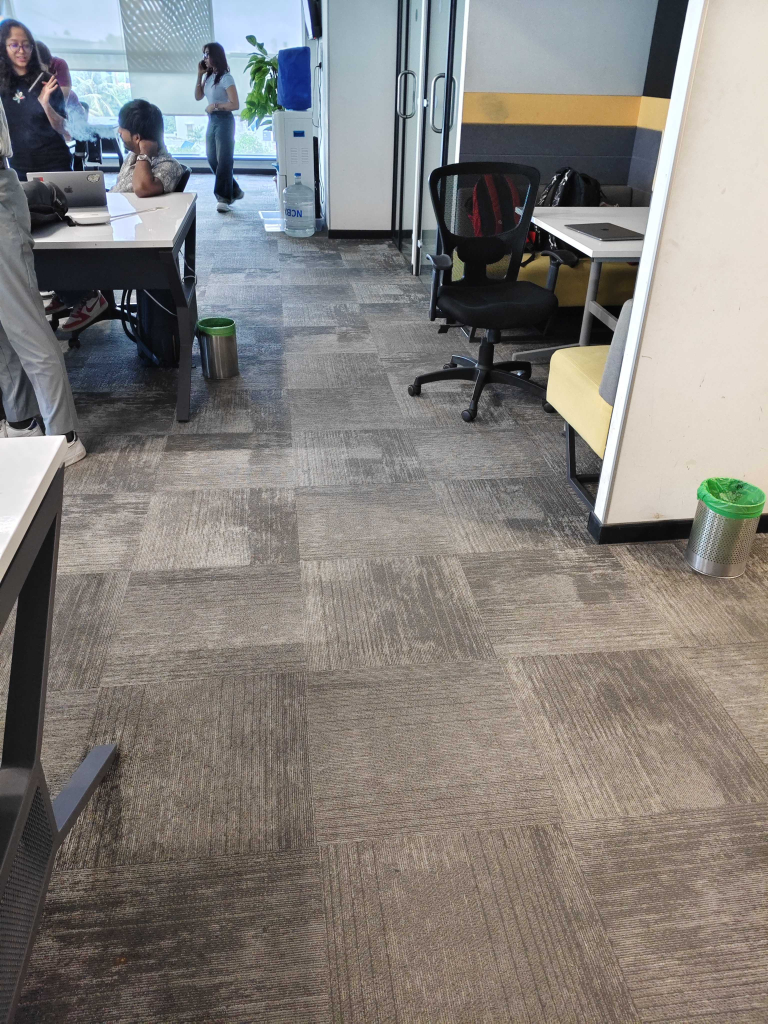
#> input picture data/floor_left_11ft.jpg, 3072 x 4096 px, found by its file name (shown at 1/4 size)
$ python merged.py
#> lines starting #> are read from the running program, lines starting #| are printed output that depends on the picture; after the words box and inside, x2 and y2 are one past the last pixel; in counts of white or black regions, pixels touching at a corner belong together; long printed decimals are rounded
#Vedant
#22 may 25

import cv2
import numpy as np
import matplotlib.pyplot as plt
from scipy.spatial import KDTree

# Load grayscale stereo images
image = cv2.imread('/Users/vedant/Documents/Projects_Flam/stereo_disp/data/floor_left_11ft.jpg')
#> image is the input picture: shape (4096, 3072, 3); mean B, G, R 123.6, 127.5, 131.2
# Resize images to (width=1280, height=960)
target_size = (1080, 1920)
image = cv2.resize(image, target_size, interpolation=cv2.INTER_AREA)
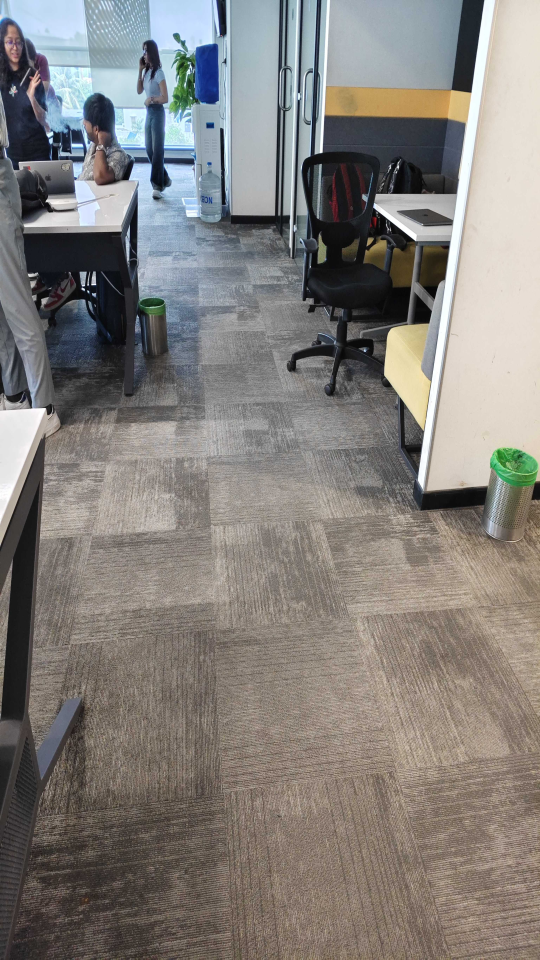
#> image: shape (1920, 1080, 3) (shown at 1/2 size); mean B, G, R 123.6, 127.5, 131.2

imgR = cv2.imread('/Users/vedant/Documents/Projects_Flam/stereo_disp/data/floor_right_11ft.jpg', cv2.IMREAD_GRAYSCALE)
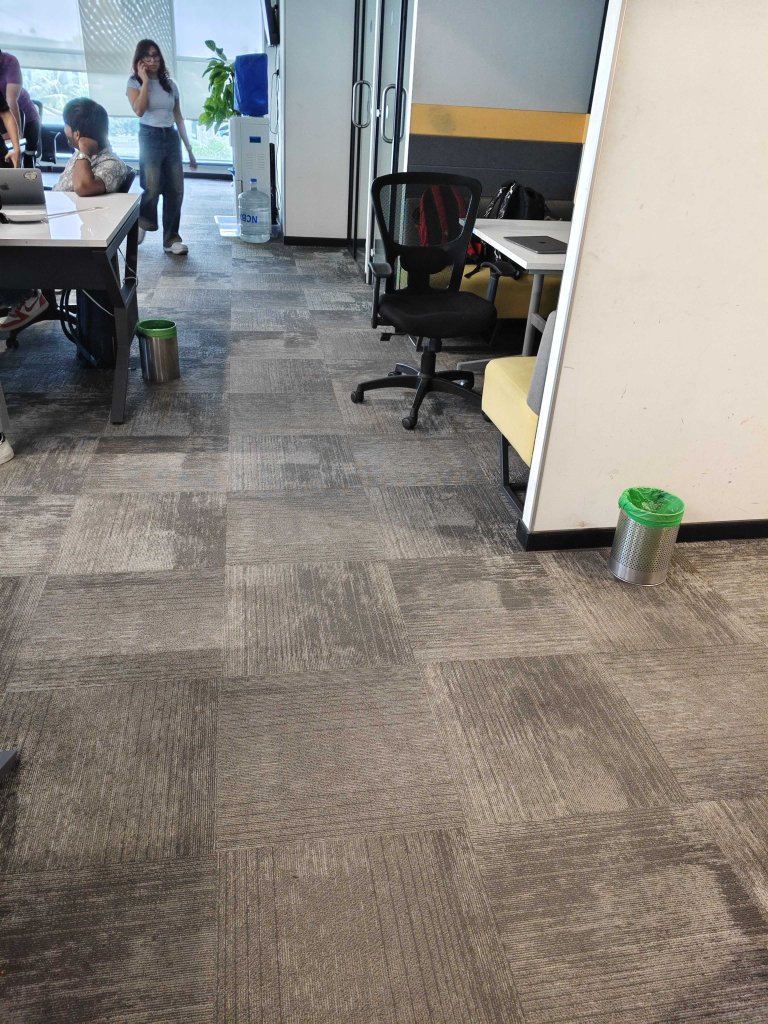
#> input picture data/floor_right_11ft.jpg, 3072 x 4096 px, found by its file name (shown at 1/4 size)
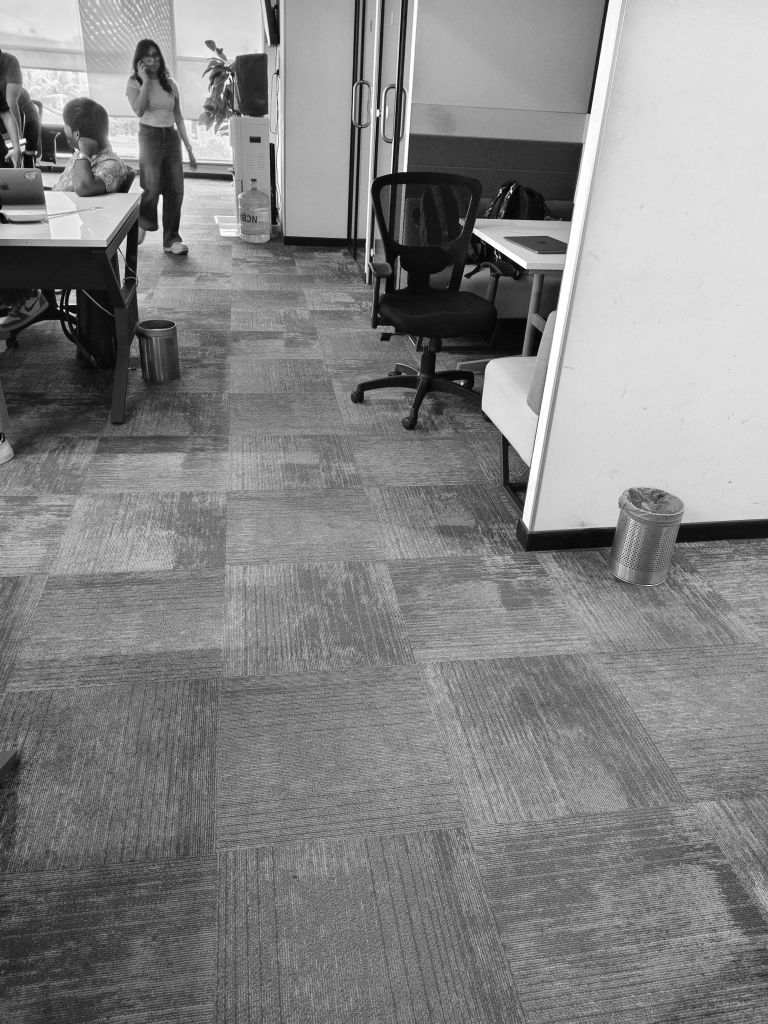
#> imgR: shape (4096, 3072) (shown at 1/4 size); min 0, max 255, mean 132.4
imgL = cv2.imread('/Users/vedant/Documents/Projects_Flam/stereo_disp/data/floor_left_11ft.jpg', cv2.IMREAD_GRAYSCALE)
#> imgL: shape (4096, 3072); min 0, max 255, mean 128.2

# Resize images to (width=1280, height=960)
target_size = (1080, 1920)
imgL = cv2.resize(imgL, target_size, interpolation=cv2.INTER_AREA)
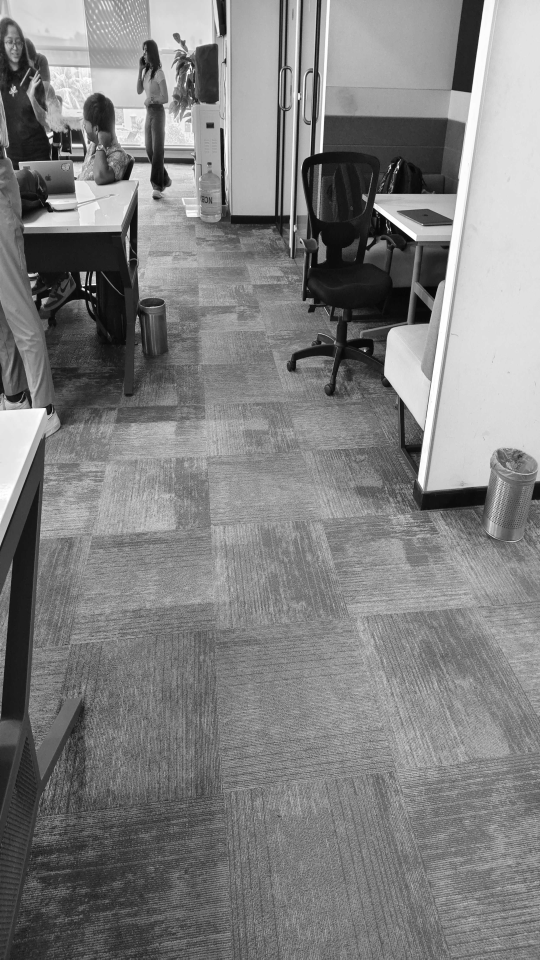
#> imgL: shape (1920, 1080) (shown at 1/2 size); min 3, max 255, mean 128.2
imgR = cv2.resize(imgR, target_size, interpolation=cv2.INTER_AREA)
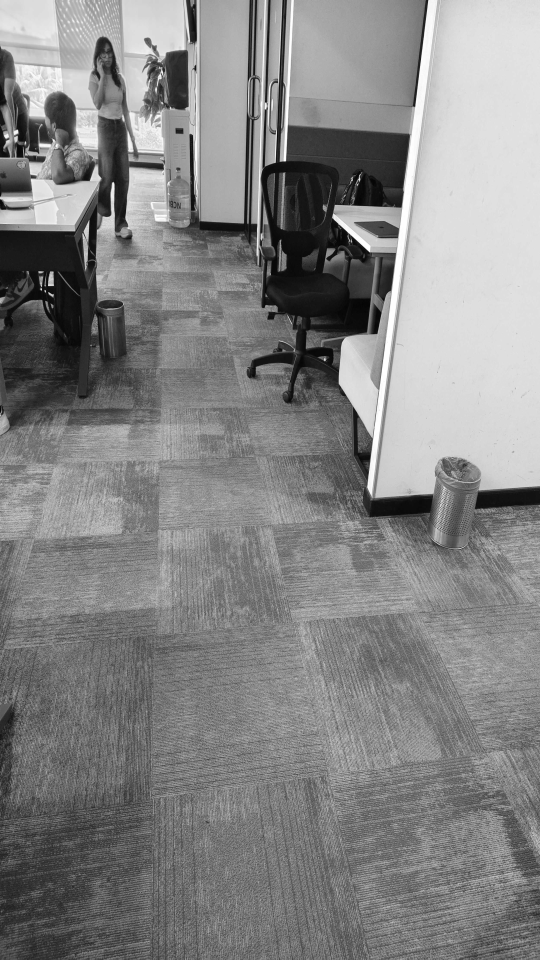
#> imgR: shape (1920, 1080) (shown at 1/2 size); min 1, max 255, mean 132.4

# imgR = cv2.imread('/home/vedant/Documents/Projects_Flam/stereo_disp/data/small_mov_left.jpeg', cv2.IMREAD_GRAYSCALE)
# imgL = cv2.imread('/home/vedant/Documents/Projects_Flam/stereo_disp/data/small_mov_right.jpeg', cv2.IMREAD_GRAYSCALE)

# Initialize SIFT detector
sift = cv2.SIFT_create()

# Detect keypoints and compute descriptors for both images
kpL, desL = sift.detectAndCompute(imgL, None)
#> kpL = 10253 keypoints; strongest (x, y, size): (176, 583, 2.7), (176, 569, 2.3), (796, 334, 3.5), (102, 282, 5.8)
kpR, desR = sift.detectAndCompute(imgR, None)
#> kpR = 9929 keypoints; strongest (x, y, size): (82, 578, 2.6), (719, 359, 3.3), (226, 368, 4.3), (32, 264, 6.1)

# Create BFMatcher with L2 norm for SIFT descriptors
bf = cv2.BFMatcher(cv2.NORM_L2, crossCheck=True)

# Match descriptors
matches = bf.match(desL, desR)
#> matches = 4220 matches

# Sort matches by distance (lower is better)
matches = sorted(matches, key=lambda x: x.distance)

# Extract matched points from keypoints
ptsL = np.array([kpL[m.queryIdx].pt for m in matches])
#> ptsL = 4220 pairs, first value 6.96 to 1076.9, second value 4.67 to 1916.8
ptsR = np.array([kpR[m.trainIdx].pt for m in matches])
#> ptsR = 4220 pairs, first value 2.96 to 1077, second value 4.58 to 1917.1

# Use RANSAC to remove outliers and compute the fundamental matrix
F, mask = cv2.findFundamentalMat(ptsL, ptsR, cv2.FM_RANSAC, 0.5, 0.85)
#> F = [[-7.63e-07, -3.35e-05, 0.027], [3.36e-05, -2.21e-06, -0.025], [-0.0266, 0.0255, 1]]; mask = 4220 values, max 1 at index 0, min 0 at index 1, mean 0.382

# Mask the good matches (inliers)
inliers = mask.ravel() == 1
ptsL_inliers = ptsL[inliers]
#> ptsL_inliers = 1613 pairs, first value 94.4 to 1076.9, second value 135 to 1915.4
ptsR_inliers = ptsR[inliers]
#> ptsR_inliers = 1613 pairs, first value 2.96 to 1054.6, second value 133.8 to 1917.1

# Visualize matches (only inliers)
img_matches = cv2.drawMatches(imgL, kpL, imgR, kpR, [matches[i] for i in range(len(matches)) if inliers[i]], None, flags=2)
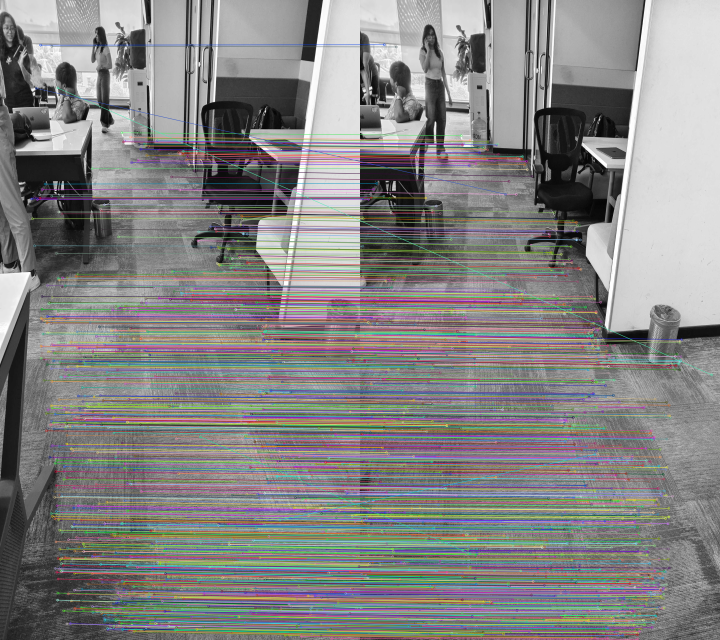
#> img_matches: shape (1920, 2160, 3) (shown at 1/3 size); mean of channels 0, 1, 2 131.4, 132, 132.8; drawn as B, G, R

# Save the image showing inlier matches
cv2.imwrite("sparse_disparity_matches_inliers.png", img_matches)

# Print disparities for inliers
sparse_disparities = []
for i, (ptL, ptR) in enumerate(zip(ptsL_inliers, ptsR_inliers)):
    disparity = ptL[0] - ptR[0]  # xL - xR
    sparse_disparities.append((ptL, disparity))
    print(f"Point {i}: Location={ptL}, Disparity={disparity:.2f}")
#> this loop made 1613 passes
#> (ptL, ptR, disparity) on passes 1 to 3: ([539.7, 461.7], [476.9, 476.7], 62.84), ([278.5, 1059.4], [166.8, 1067.2], 111.7), ([277.2, 1069.7], [166.1, 1077.5], 111)
#| Point 0: Location=[539.730  461.681], Disparity=62.84
#| Point 1: Location=[ 278.519 1059.409], Disparity=111.73
#| Point 2: Location=[ 277.150 1069.728], Disparity=111.03
#| Point 3: Location=[471.739 421.793], Disparity=62.02
#| Point 4: Location=[473.505 420.038], Disparity=61.21
#| Point 5: Location=[722.179 902.580], Disparity=92.13
#| Point 6: Location=[657.836 794.768], Disparity=83.92
#| Point 7: Location=[168.708 759.626], Disparity=93.55
#> (further printed lines are left out)
#> after the loop, sparse_disparities = 1613 items, first 6: ([539.7, 461.7], 62.84), ([278.5, 1059.4], 111.7), ([277.2, 1069.7], 111), ([471.7, 421.8], 62.02), ([473.5, 420], 61.21), ([722.2, 902.6], 92.13)

baseline_cm = 7.9 # baseline in cm calculated using the sensor data
focal_length_mm = 4.745 # Focal length in mm
sensor_size_x_mm = 6.4 # Camera sensor size in
sensor_size_y_mm = 4.8
image_res_x = 4000
image_res_y = 3000

focal_length_pxs = focal_length_mm * (image_res_x/sensor_size_x_mm)
print('Focal_Length_in mm: ',focal_length_pxs)

sparse_depths = []
for i, (ptL, ptR) in enumerate(zip(ptsL_inliers, ptsR_inliers)):
    disparity = ptL[0] - ptR[0]  # xL - xR
    if disparity > 0:
        depth = (1.16 * (focal_length_pxs * baseline_cm)) / disparity  # Assuming a baseline of 1 unit
        sparse_depths.append((ptL, depth))
        print(f"Point {i}: Location={ptL}, Depth={depth:.2f}")
#> this loop made 1613 passes
#> (ptL, ptR, disparity, depth) on passes 1 to 12: ([539.7, 461.7], [476.9, 476.7], 62.84, 432.5), ([278.5, 1059.4], [166.8, 1067.2], 111.7, 243.2), ([277.2, 1069.7], [166.1, 1077.5], 111, 244.8), ([471.7, 421.8], [409.7, 434.4], 62.02, 438.2), ([473.5, 420], [412.3, 432.2], 61.21, 444), ([722.2, 902.6], [630, 916.3], 92.13, 295), ([657.8, 794.8], [573.9, 808.9], 83.92, 323.8), ([168.7, 759.6], [75.16, 762], 93.55, 290.5), ([785.4, 986.4], [687, 999.3], 98.43, 276.1), ([704.3, 968.5], [607.9, 980.9], 96.39, 282), ([789.8, 1097], [683.9, 1108.9], 105.9, 256.6), ([721.1, 674.8], [643.1, 692.5], 78.01, 348.4)
#> (disparity, depth) on passes 61 to 66: (125.5, 216.5), (138.9, 195.7), (158.2, 171.8), (127.4, 213.3), (86.42, 314.5), (138.9, 195.7)
#> after the loop, sparse_depths = 1611 items, first 6: ([539.7, 461.7], 432.5), ([278.5, 1059.4], 243.2), ([277.2, 1069.7], 244.8), ([471.7, 421.8], 438.2), ([473.5, 420], 444), ([722.2, 902.6], 295)

# Save sparse disparities to a file
with open("sparse_disparities_with_ids_inliers.txt", "w") as f:
    f.write("Index, X, Y, Disparity\n")
    for i, (pt, disp) in enumerate(sparse_disparities):
        x, y = pt
        f.write(f"{i}, {x:.2f}, {y:.2f}, {disp:.2f}\n")
#> this loop made 1613 passes
#> (disp, x, y) on passes 1 to 3: (62.84, 539.7, 461.7), (111.7, 278.5, 1059.4), (111, 277.2, 1069.7)

# Save sparse depths to a file
with open("sparse_depths_with_ids_inliers.txt", "w") as f:
    f.write("Index, X, Y, Depth\n")
    for i, (pt, depth) in enumerate(sparse_depths):
        x, y = pt
        f.write(f"{i}, {x:.2f}, {y:.2f}, {depth:.2f}\n")
#> this loop made 1611 passes
#> (depth, x, y) on passes 1 to 3: (432.5, 539.7, 461.7), (243.2, 278.5, 1059.4), (244.8, 277.2, 1069.7)

#From depth_pts_on_plane.py
image_rgb = cv2.cvtColor(image, cv2.COLOR_BGR2RGB)

# Load depth points
depths = []
with open("sparse_depths_with_ids_inliers.txt", "r") as f:
    next(f)
    for line in f:
        _, x, y, depth = line.strip().split(',')
        depths.append((float(x), float(y), float(depth)))

# Normalize depths
depth_values = [d[2] for d in depths]
depth_min, depth_max = min(depth_values), max(depth_values)
norm = plt.Normalize(vmin=depth_min, vmax=depth_max)
colormap = plt.get_cmap('jet')

# Track text positions using KDTree to avoid overlap
text_positions = []
tree = None
min_dist = 15  # Minimum distance between texts

for x, y, depth in depths:
    color = colormap(norm(depth))
    color_bgr = tuple(int(255 * c) for c in color[:3][::-1])

    # Draw circle
    cv2.circle(image, (int(x), int(y)), 3, color_bgr, -1)

    # Avoid overlapping text
    if tree:
        dists, _ = tree.query([(x, y)], k=1)
        if dists[0] < min_dist:
            continue  # too close to previous text
    text = f"{depth:.2f}"
    cv2.putText(image, text, (int(x) + 5, int(y) - 5),
                cv2.FONT_HERSHEY_SIMPLEX, 0.4, color_bgr, 1, cv2.LINE_AA)
    text_positions.append((x, y))
    tree = KDTree(text_positions)
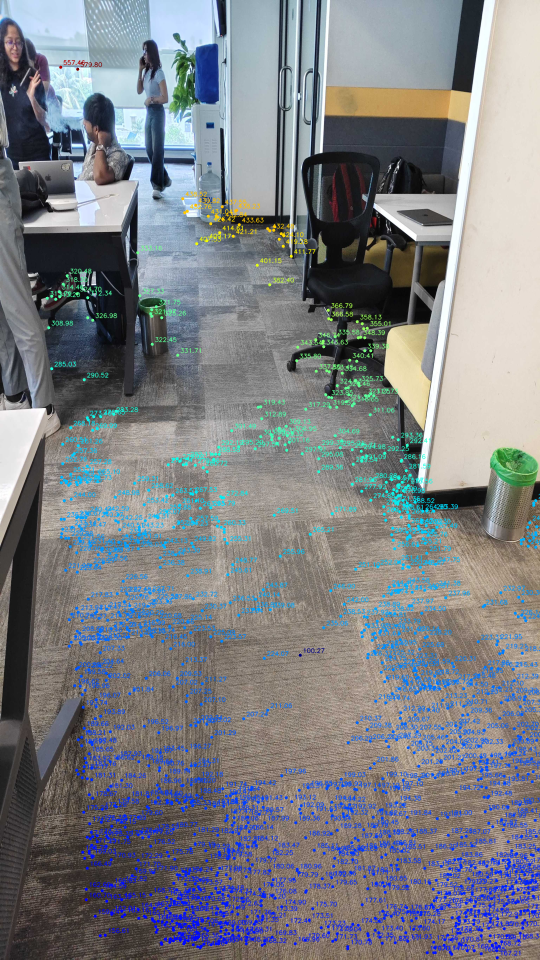
#> image: shape (1920, 1080, 3) (shown at 1/2 size); 11.56% of pixels changed, all inside (x1, y1, x2, y2) = (91, 120, 1080, 1919)
#> after the loop, text_positions = 772 pairs, first value 94.4 to 1076.9, second value 135 to 1915.4

# Save and show
cv2.imwrite("projected_depth_with_text.png", image)
cv2.imshow("Projected Depth with Text", image)
cv2.waitKey(0)
cv2.destroyAllWindows()
